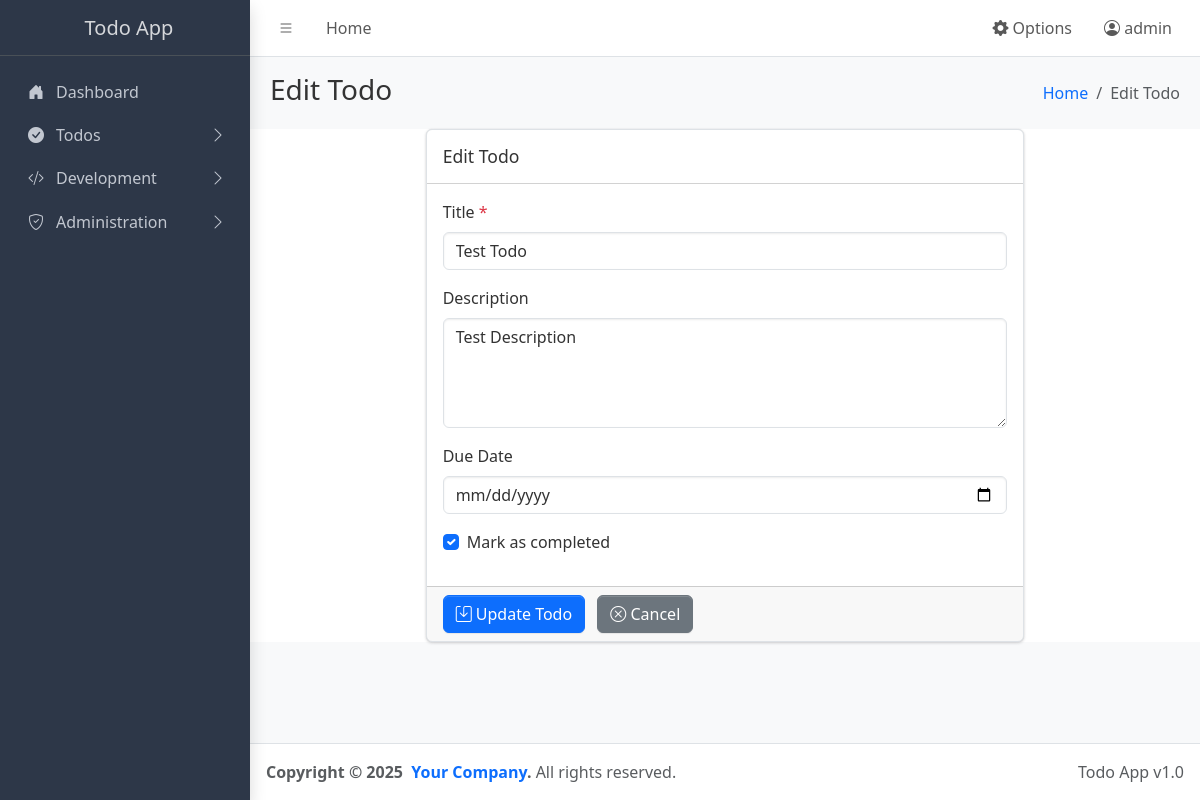
Page /todo/1/edit (signed in) on the committed database.
### app.py (models this page shows, shortened)
class User(UserMixin, db.Model):
    id = db.Column(db.Integer, primary_key=True)
    username = db.Column(db.String(64), unique=True, nullable=False)
    email = db.Column(db.String(120), unique=True, nullable=False)
    password_hash = db.Column(db.String(128), nullable=False)
    role_id = db.Column(db.Integer, db.ForeignKey('role.id'), nullable=False)
    role = db.relationship('Role', backref=db.backref('users', lazy=True))
    created_at = db.Column(db.DateTime, default=datetime.utcnow)

class Todo(db.Model):
    id = db.Column(db.Integer, primary_key=True)
    title = db.Column(db.String(100), nullable=False)
    description = db.Column(db.Text)
    completed = db.Column(db.Boolean, default=False)
    created_at = db.Column(db.DateTime, default=datetime.utcnow)
    updated_at = db.Column(db.DateTime, default=datetime.utcnow, onupdate=datetime.utcnow)
    due_date = db.Column(db.DateTime, nullable=True)

### app.py (the view, shortened to what this page needs)
@app.route('/todo/<int:id>/edit', methods=['GET', 'POST'])
@login_required
def edit_todo(id):
    todo = Todo.query.get_or_404(id)
    return render_template('todo_form.html', todo=todo)

### app.py (called while the page is built)
@app.before_request
def load_user_settings():
    if 'language' not in session:
        session['language'] = get_option('language', category='user_settings')
    if 'theme' not in session:
        session['theme'] = get_option('theme', category='user_settings')
    if 'per_page' not in session:
        session['per_page'] = get_option('per_page', category='user_settings')

def get_locale():
    try:
        lang = session.get('language')
        if not lang:
            lang = get_option('language', category='user_settings')
        if not lang:
            lang = request.accept_languages.best_match(app.config['BABEL_SUPPORTED_LOCALES'])
        return lang
    except:
        return app.config['BABEL_DEFAULT_LOCALE']

@login_manager.user_loader
def load_user(user_id):
    return User.query.get(int(user_id))

### templates/todo_form.html (shortened to what this page needs)
{% extends "base.html" %}
{% block page_title %}{{ _('Edit') if todo else _('Add') }} {{ _('Todo') }}{% endblock %}
{% block breadcrumb %}{{ _('Edit') if todo else _('Add') }} {{ _('Todo') }}{% endblock %}
{% block content %}
<div class="row">
  <div class="col-md-8 offset-md-2">
    <div class="card">
      <div class="card-header">
        <h3 class="card-title">{{ _('Edit') if todo else _('Add New') }} {{ _('Todo') }}</h3>
      </div>
      <form method="post">
        <div class="card-body">
          <div class="mb-3">
            <label for="title" class="form-label">{{ _('Title') }} <span class="text-danger">*</span></label>
            <input
              type="text"
              class="form-control"
              id="title"
              name="title"
              value="{{ todo.title if todo else '' }}"
              required
              maxlength="100"
            />
          </div>
          <div class="mb-3">
            <label for="description" class="form-label">{{ _('Description') }}</label>
            <textarea
              class="form-control"
              id="description"
              name="description"
              rows="4"
              maxlength="500"
            >{{ todo.description if todo else '' }}</textarea>
          </div>
          <div class="mb-3">
            <label for="due_date" class="form-label">{{ _('Due Date') }}</label>
            <input
              type="date"
              class="form-control"
              id="due_date"
              name="due_date"
              value="{{ todo.due_date.strftime('%Y-%m-%d') if todo and todo.due_date else '' }}"
            />
          </div>
          {% if todo %}
          <div class="mb-3 form-check">
            <input
              type="checkbox"
              class="form-check-input"
              id="completed"
              name="completed"
              {{ 'checked' if todo.completed else '' }}
            />
            <label class="form-check-label" for="completed">
              {{ _('Mark as completed') }}
            </label>
          </div>
          {% endif %}
        </div>
        <div class="card-footer">
          <button type="submit" class="btn btn-primary">
            <i class="bi bi-save"></i> {{ _('Update') if todo else _('Create') }} {{ _('Todo') }}
          </button>
          <a href="{{ url_for('index') }}" class="btn btn-secondary ms-2">
            <i class="bi bi-x-circle"></i> {{ _('Cancel') }}
          </a>
        </div>
      </form>
    </div>
  </div>
</div>
{% endblock %}

### templates/base.html (shortened to what this page needs)
<!doctype html>
<html lang="{{ session.get('language', 'ru') }}" data-bs-theme="{{ session.get('theme', 'dark') }}">
  <head>
    <link
      rel="stylesheet"
      href="https://cdn.jsdelivr.net/npm/@fontsource/source-sans-3@5.0.12/index.css"
      media="print"
      onload="this.media='all'"
    />
    <link rel="stylesheet" href="https://cdnjs.cloudflare.com/ajax/libs/font-awesome/5.15.4/css/all.min.css">
    <link
      rel="stylesheet"
      href="https://cdn.jsdelivr.net/npm/overlayscrollbars@2.11.0/styles/overlayscrollbars.min.css"
    />
    <link
      rel="stylesheet"
      href="https://cdn.jsdelivr.net/npm/bootstrap-icons@1.13.1/font/bootstrap-icons.min.css"
    />
    <link rel="stylesheet" href="{{ url_for('static', filename='css/adminlte.min.css') }}" />
    <link rel="stylesheet" href="{{ url_for('static', filename='css/themes.css') }}" />
  </head>
  <body class="layout-fixed sidebar-expand-lg bg-body-tertiary">
    <div class="app-wrapper">
      <nav class="app-header navbar navbar-expand bg-body">
        <div class="container-fluid">
          <ul class="navbar-nav">
            <li class="nav-item">
              <a class="nav-link" data-lte-toggle="sidebar" href="#" role="button">
                <i class="bi bi-list"></i>
              </a>
            </li>
            <li class="nav-item d-none d-md-block">
              <a href="{{ url_for('index') }}" class="nav-link">{{ _('Home') }}</a>
            </li>
          </ul>
          <ul class="navbar-nav ms-auto">
            <li class="nav-item dropdown">
              <a class="nav-link" data-bs-toggle="dropdown" href="#" role="button" aria-expanded="false">
                <i class="bi bi-gear-fill"></i> {{ _('Options') }}
              </a>
            </li>
            {% if current_user.is_authenticated %}
            <li class="nav-item dropdown">
              <a class="nav-link" data-bs-toggle="dropdown" href="#" role="button" aria-expanded="false">
                <i class="bi bi-person-circle"></i> {{ current_user.username }}
              </a>
            </li>
            {% endif %}
          </ul>
        </div>
      </nav>
      <aside class="app-sidebar bg-body-secondary shadow" data-bs-theme="dark">
        <div class="sidebar-brand">
          <a href="{{ url_for('index') }}" class="brand-link">
            <span class="brand-text fw-light">{{ _('Todo App') }}</span>
          </a>
        </div>
        <div class="sidebar-wrapper">
          <nav class="mt-2">
            <ul
              class="nav sidebar-menu flex-column"
              data-lte-toggle="treeview"
              role="navigation"
              aria-label="Main navigation"
              data-accordion="false"
              id="navigation"
            >
              <li class="nav-item">
                <a href="{{ url_for('index') }}" class="nav-link">
                  <i class="nav-icon bi bi-house-door-fill"></i>
                  <p>{{ _('Dashboard') }}</p>
                </a>
              </li>
              <li class="nav-item">
                <a href="#" class="nav-link">
                  <i class="nav-icon bi bi-check-circle-fill"></i>
                  <p>
                    {{ _('Todos') }}
                  </p>
                </a>
              </li>
              <li class="nav-item">
                <a href="#" class="nav-link">
                  <i class="nav-icon bi bi-code-slash"></i>
                  <p>
                    {{ _('Development') }}
                  </p>
                </a>
              </li>
              {% if current_user.is_authenticated and current_user.role.name == 'admin' %}
              <li class="nav-item">
                <a href="#" class="nav-link">
                  <i class="nav-icon bi bi-shield-check"></i>
                  <p>
                    {{ _('Administration') }}
                  </p>
                </a>
              </li>
              {% endif %}
            </ul>
          </nav>
        </div>
      </aside>
      <main class="app-main">
        <div class="app-content-header">
          <div class="container-fluid">
            <div class="row">
              <div class="col-sm-6">
                <h3 class="mb-0">{% block page_title %}Dashboard{% endblock %}</h3>
              </div>
              <div class="col-sm-6">
                <ol class="breadcrumb float-sm-end">
                  <li class="breadcrumb-item"><a href="{{ url_for('index') }}">{{ _('Home') }}</a></li>
                  <li class="breadcrumb-item active" aria-current="page">{% block breadcrumb %}{{ _('Dashboard') }}{% endblock %}</li>
                </ol>
              </div>
            </div>
          </div>
        </div>
        <div class="app-content">
          <div class="container-fluid">
            {% block content %}{% endblock %}
          </div>
        </div>
      </main>
      <footer class="app-footer">
        <div class="float-end d-none d-sm-inline">Todo App v1.0</div>
        <strong>
          Copyright &copy; 2025&nbsp;
          <a href="#" class="text-decoration-none">Your Company</a>.
        </strong>
        All rights reserved.
      </footer>
    </div>
  </body>
</html>

### static/css/themes.css (style rules this page uses)
:root { --bg-color: #ffffff; --text-color: #333333; --sidebar-bg: #343a40; --card-bg: #ffffff; --border-color: #dee2e6; --table-hover: #f8f9fa; --navbar-bg: #ffffff; --input-bg: #ffffff; --dropdown-bg: #ffffff; --dropdown-hover: #f8f9fa; }
[data-bs-theme="dark"] { --bg-color: #1a1a1a; --text-color: #ffffff; --sidebar-bg: #2d3748; --card-bg: #2d3748; --border-color: #4a5568; --table-hover: #4a5568; --navbar-bg: #2d3748; --input-bg: #374151; --dropdown-bg: #374151; --dropdown-hover: #4a5568; }
body { background-color: var(--bg-color) !important; color: var(--text-color) !important; }
.app-sidebar { background-color: var(--sidebar-bg) !important; }
.card { background-color: var(--card-bg) !important; border-color: var(--border-color) !important; color: var(--text-color) !important; }
.app-header.navbar { background-color: var(--navbar-bg) !important; }
.form-control { background-color: var(--input-bg) !important; border-color: var(--border-color) !important; color: var(--text-color) !important; }
.app-content { background-color: var(--bg-color) !important; }

### rows in the picture
User: username "admin"
Todo: title "Test Todo", description "Test Description"
